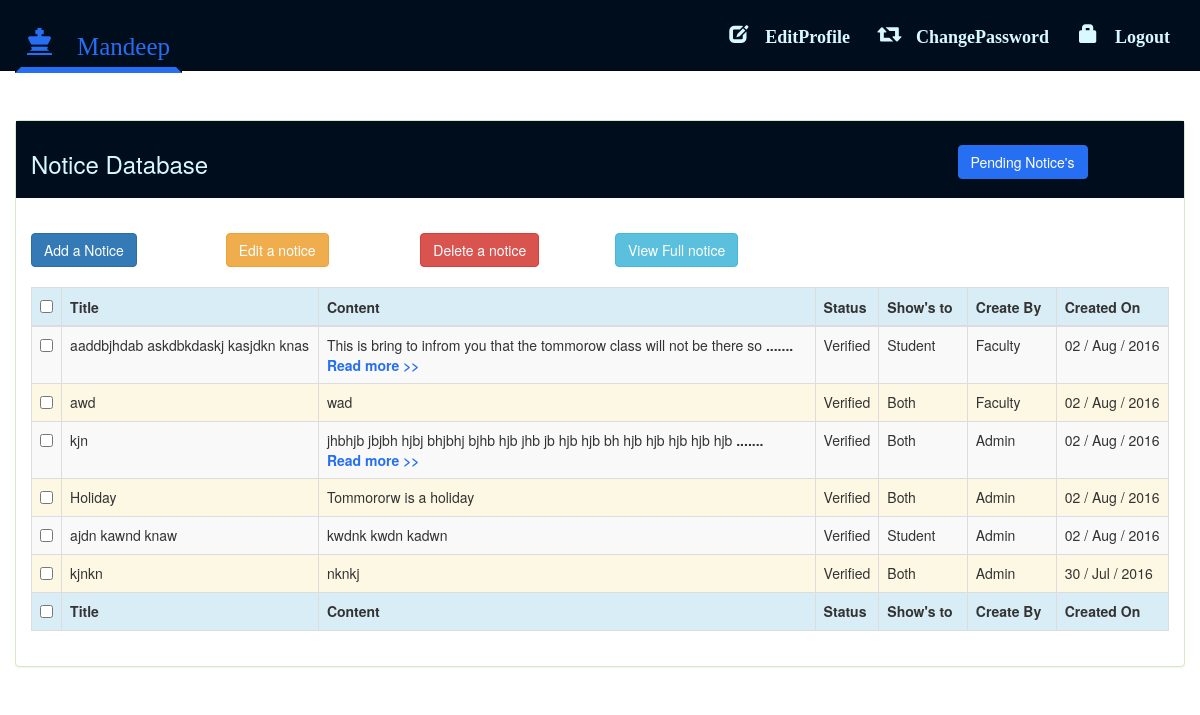
Page /adminnoticedb.php (signed in) on the committed database.
### tables this page shows
CREATE TABLE `noticemas` (
  `sno` int(3) NOT NULL,
  `title` varchar(100) NOT NULL,
  `content` varchar(10000) NOT NULL,
  `status` varchar(2) NOT NULL,
  `output` varchar(30) NOT NULL,
  `createby` varchar(30) NOT NULL,
  `sendername` varchar(50) NOT NULL,
  `senderid` varchar(50) NOT NULL,
  `date` timestamp NOT NULL DEFAULT CURRENT_TIMESTAMP ON UPDATE CURRENT_TIMESTAMP,
  PRIMARY KEY (`sno`)
);

### dateformat.php (called while the page is built, shortened)
<?php
function dateformat($str){
$str=substr($str,0,10);
$arr=explode("-",$str);
if($arr[1]=="01")
    $m="Jan";
else if($arr[1]=="02")
    $m="Feb";
else if($arr[1]=="03")
    $m="Mar";
else if($arr[1]=="04")
    $m="Apr";
else if($arr[1]=="05")
    $m="May";
else if($arr[1]=="06")
    $m="Jun";
else if($arr[1]=="07")
    $m="Jul";
else if($arr[1]=="08")
    $m="Aug";
$arr[1]="";
$arr[1]=$m;
$m=$arr[2];
$arr[2]=$arr[0];
$arr[0]=$m;
$str=implode(" / ",$arr);
return $str;
}
?>

### adminnoticedb.php (the view, shortened to what this page needs)
<!DOCTYPE HTML>
<html>
<head>
    <link rel="stylesheet" href="css/bootstrap.css" />
</head>
<body>
<?php
include('suc_header.php');
include("connection.php");
include('countpendingnotice.php');
include("dateformat.php");
$query="SELECT DATE,SNO,TITLE,CONTENT,STATUS,OUTPUT,CREATEBY,SENDERNAME,SENDERID FROM NOTICEMAS where status='1' order by date desc";
$result=mysqli_query($link,$query);
?>
<br /><br /><br /><br /><br /><br />
<form id="phpForm" name="phpForm" method="post" action="adminnoticedb.php">
<div class="container-fluid">
<div class="panel panel-success">
    <div class="bgcolor">
    <div class="panel-heading">
       <div class="row">
                    <div class="col-xs-3"><h3 >Notice Database</h3></div><div class="col-md-5"></div>
                    <span class="col-md-9 visible-lg" >
                   <span class="col-md-9"></span>
                    <a href="pendingnotice.php"  style="margin-top: 13px;"  type="button" class="btn btn-info myhomebtn">Pending Notice's</a><?php  if($pendingnoticecount>0){?><sup><?php echo $pendingnoticecount; ?></sup><?php } ?>
                    </span>
                    </div>
    </div>
    </div>
    <div class="panel-body">
        <div class="row">&nbsp;
        <span class="hidden-lg hidden-md" ><hr /></span></div>
        <div class="row">
            <div class="col-md-2">
                <a href="a_addnotice.php" id="add" name="Add" class="btn btn-primary" style="color: white;">Add a Notice</a>
            </div>
            <?php
             if(mysqli_affected_rows($link)>0){
            ?>
            <div class="col-md-2">
                <a href="javascript:void(0)" id="edit" onclick="editnotice()" class="btn btn-warning">Edit a notice</a>
            </div>
            <div class="col-md-2">
                <a href="javascript:void(0)" id="delete" onclick="deletenotice()" class="btn btn-danger">Delete a notice</a>
            </div>
            <div class="col-md-2">
                <a href="javascript:void(0)" id="read" onclick="readnotice()" class="btn btn-info">View Full notice</a>
            </div>
            <?php
            }
            ?>
        </div>
        <div class="row">&nbsp;</div>
       <div class="row">
            <div class="col-md-12">
                <?php
                    if(mysqli_affected_rows($link)>0){
                ?>
                <div class="table-responsive">
                    <table class="table table-bordered table-striped">
                        <thead class="bg-info">
                          <tr>
                                <th><input type="checkbox" id="header" onchange="checkAll(this)" /></th>
                                <th >Title</th>
                                <th >Content</th>
                                <th style="width:20px">Status</th>
                                <th style="width:20px">Show's to</th>
                                <th style="width:20px">Create By</th>
                                <th >Created On</th>
                            </tr>
                        </thead>
                        <tbody class="bg-warning">
                        <?php
                        while($data=mysqli_fetch_array($result,MYSQLI_ASSOC)){
                            echo "<tr>";
                            echo "<td>";
                            echo "<input type=checkbox name=row[] value=$data[SNO] />";
                            echo "</td>";
                            echo "<td><span class='more'>$data[TITLE]</span></td>";
                            echo "<td><span class='more'>$data[CONTENT]</span></td>";
                            if($data['STATUS']==1)
                            $status="Verified";
                            else
                            $status="&nbsp;&nbsp;&nbsp;Not Verified";;
                            echo "<td>$status</td>";
                            echo "<td>$data[OUTPUT]&nbsp;&nbsp;&nbsp;&nbsp;&nbsp;&nbsp;</td>";
                            echo "<td>$data[CREATEBY]&nbsp;&nbsp;&nbsp;&nbsp;&nbsp;&nbsp;&nbsp;</td>";
                            echo "<td>".dateformat($data['DATE'])."</td>";
                            echo "</tr>";
                        }
                        ?>
                        </tbody>
                        <tfoot class="bg-info">
                            <tr>
                                <th><input type="checkbox" id="footer" onchange="checkAll(this)" /></th>
                                <th>Title</th>
                                <th >Content</th>
                                <th>Status</th>
                                <th>Show's to</th>
                                <th>Create By</th>
                                <th>Created On</th>
                            </tr>
                        </tfoot>
                    </table>
                </div>
                <?php
                }
                else{
                ?>
                <div class="errormessage">
                    There is no record found
                </div>
                <?php
                }
                ?>
            </div>
       </div>
    </div>
</div>
</div>
</form>
</body>
</html>

### suc_header.php (shortened to what this page needs)
<nav class="navbar navbar-inverse bgcolor navbar-fixed-top">
<div class="container-fluid">
<div class="navbar-header">
            <a href="s_admin.php" data-toggle="tooltip" data-placement="bottom" title="Admin" class="visible-lg navbar-brand">
             <span class="menuselectadmin glyphicon glyphicon-king" > <span class=""><?php echo $_SESSION['uname']; ?>
             </span></span>
            </a>
</div>
<div class="visible-lg">
<div class="collapse navbar-collapse" style="float: right;">
<ul class="nav navbar-nav ">
    <li><a href="#"></a></li>
    <li><a href="#"></a></li>
    <li class="menutextcolor"><a href="editprofile.php" ><span class="glyphicon glyphicon-edit menutextcolor" > EditProfile</span></a></li>
    <li class="menutextcolor"><a href="ad_changepass.php" ><span class="glyphicon glyphicon-retweet menutextcolor" > ChangePassword</span></a></li>
    <li class="menutextcolor"><a href="logout.php" ><span class="glyphicon glyphicon-lock menutextcolor" > Logout</span></a></li>
</ul>
</div>
</div>
</div>
</nav>

### rows in the picture
noticemas: title "aaddbjhdab askdbkdaskj kasjdkn knas", content "This is bring to infrom you that the tommorow class will not be there so", status "Verified", output "Student", createby "Faculty", date "02 / Aug / 2016"
noticemas: title "awd", content "wad", status "Verified", output "Both", createby "Faculty", date "02 / Aug / 2016"
noticemas: title "kjn", content "jhbhjb jbjbh hjbj bhjbhj bjhb hjb jhb jb hjb hjb bh hjb hjb hjb hjb hjb", status "Verified", output "Both", createby "Admin", date "02 / Aug / 2016"
noticemas: title "Holiday", content "Tommororw is a holiday", status "Verified", output "Both", createby "Admin", date "02 / Aug / 2016"
noticemas: title "ajdn kawnd knaw", content "kwdnk kwdn kadwn", status "Verified", output "Student", createby "Admin", date "02 / Aug / 2016"
noticemas: title "kjnkn", content "nknkj", status "Verified", output "Both", createby "Admin", date "30 / Jul / 2016"

### other values in the picture
$_SESSION['uname'] "Mandeep"
